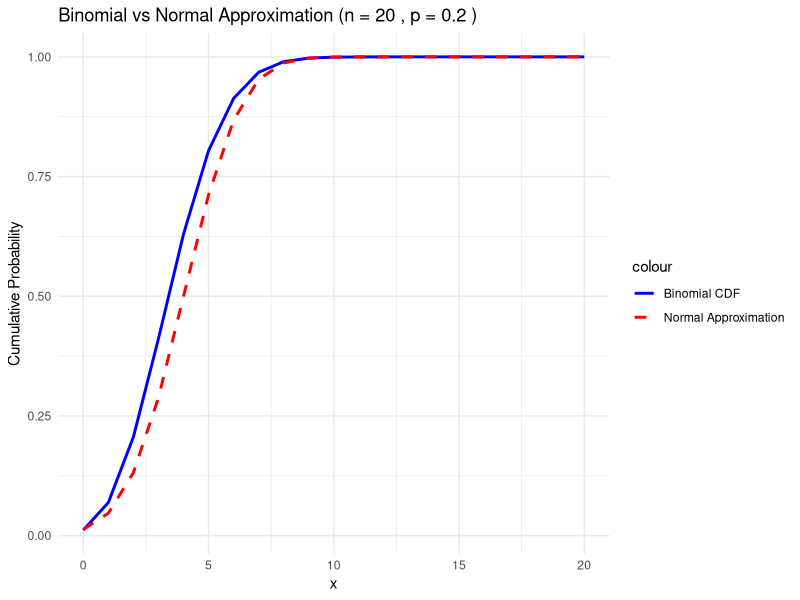
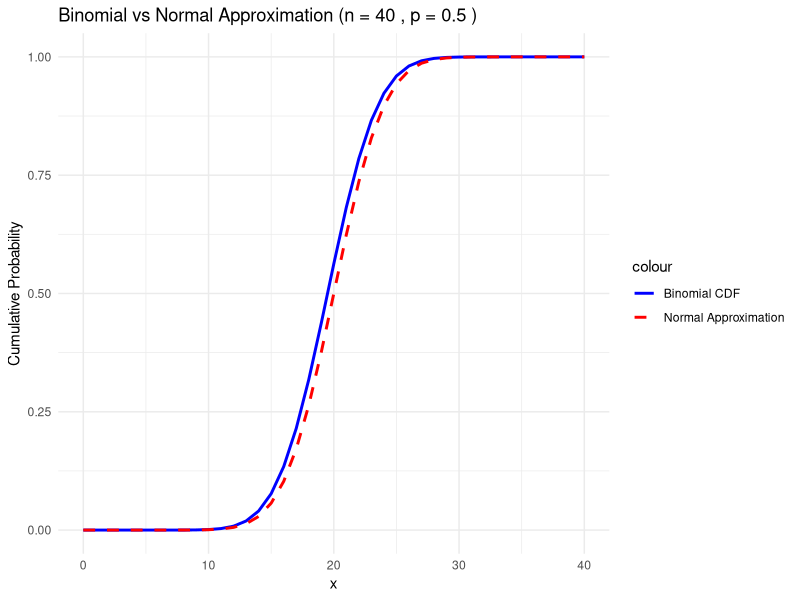

The R source for these figures, in order:
library(ggplot2)

plot_binomial_vs_normal = function(n, p) {
    x_vals = seq(0, n, by = 1)
    binomial_cdf = pbinom(x_vals, size = n, prob = p)
    mu = n * p
    sigma = sqrt(n * p * (1 - p))
    normal_cdf = pnorm(x_vals, mean = mu, sd = sigma)
    df = data.frame(x = x_vals, Binomial_CDF = binomial_cdf, Normal_CDF = normal_cdf)
    
    ggplot(df, aes(x)) +
        geom_line(aes(y = Binomial_CDF, color = "Binomial CDF"), linewidth = 1) +
        geom_line(aes(y = Normal_CDF, color = "Normal Approximation"), linetype = "dashed", linewidth = 1) +
        labs(title = paste("Binomial vs Normal Approximation (n =", n, ", p =", p, ")"),
            x = "x", y = "Cumulative Probability") +
        scale_color_manual(values = c("blue", "red")) +
        theme_minimal()
    }

plot_binomial_vs_normal(20, 0.2)
plot_binomial_vs_normal(40, 0.5)